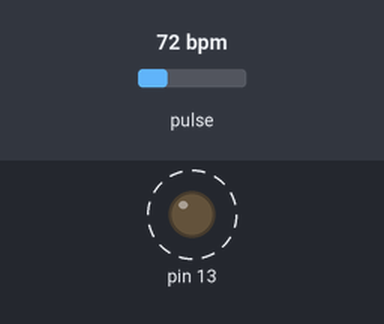
Recording of a sketch running on a simulated Arduino Uno, built with avr-gcc and run on an emulated ATmega328P. Shown: output pins drawn as LEDs (lit = HIGH). Dashed ring = blinking. The inputs (shaded band) are chosen by the test bench; at power-on: pulse 72 bpm. What the sketch prints to the serial monitor is not drawn.

Above: at 1.2 s.
1.3 s: pulse set to 42 bpm
At 3.4 s:
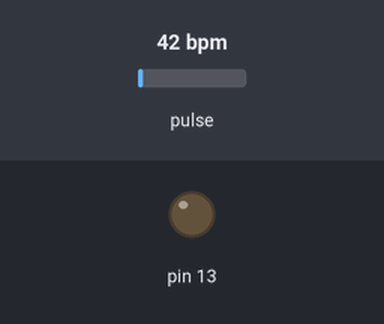
3.7 s: pulse set to 100 bpm
At 4.39 s:
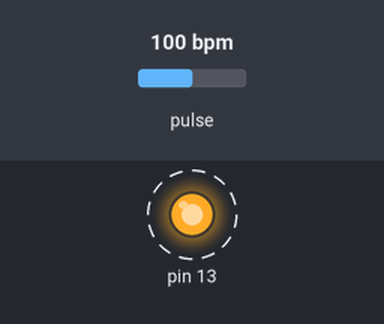
Timing chart, 0 to 12.7 s (numbered marks = the images above; inputs shaded):
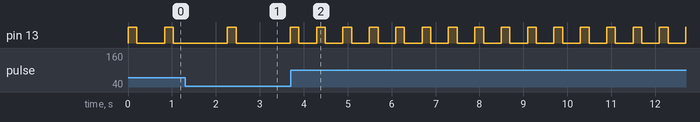

The sketch:

PulseSensor.ino
```cpp
#define USE_ARDUINO_INTERRUPTS true    // Set-up low-level interrupts for most acurate BPM math.
#include <PulseSensorPlayground.h>     // Includes the PulseSensorPlayground Library.

//  Variables
const int PulseWire = 0;       // PulseSensor PURPLE WIRE connected to ANALOG PIN 0
const int LED13 = 13;          // The on-board Arduino LED, close to PIN 13.
int Threshold = 550;           // Determine which Signal to "count as a beat" and which to ignore.
                               // Use the "Gettting Started Project" to fine-tune Threshold Value beyond default setting.
                               // Otherwise leave the default "550" value.

PulseSensorPlayground pulseSensor;  // Creates an instance of the PulseSensorPlayground object called "pulseSensor"


void setup() {

  Serial.begin(9600);          // For Serial Monitor

  // Configure the PulseSensor object, by assigning our variables to it.
  pulseSensor.analogInput(PulseWire);
  pulseSensor.blinkOnPulse(LED13);       //auto-magically blink Arduino's LED with heartbeat.
  pulseSensor.setThreshold(Threshold);

  // Double-check the "pulseSensor" object was created and "began" seeing a signal.
   if (pulseSensor.begin()) {
    Serial.println("We created a pulseSensor Object !");  //This prints one time at Arduino power-up,  or on Arduino reset.
  }
}


void loop() {

  int beats =0;

  unsigned long starttime = millis(); //timp de inceput pentru masuratoare
  unsigned long endtime = starttime;
  while ((endtime - starttime) <=15000) // repeta 15 secunde
  {
    if (pulseSensor.sawStartOfBeat()) {            // verificam aparitia pulsului
   Serial.println("♥  A HeartBeat Happened ! ");
   beats++;}
   endtime = millis();
  }
  Serial.print("Beats per minute:");
  Serial.println(beats*4); //print bataile / minut

   delay(20);
}
```

Measured:
- after the input at 3.7 s, pin 13: alternates HIGH for 0.20 s and LOW for 0.40 s, starting after 0.59 s
